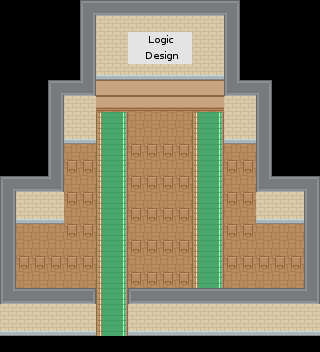

Below is a game level as drawn by its tile map, then a one-line description and the .tmx that defines it (tile-layer data replaced by summaries):
An orthogonal 20x22 tile map with 16x16 px tiles, 4 tile layers (Tile Layer 1, Tile Layer 2, Tile Layer 3, overlay), 4 tilesets and 61 objects (59x wall, player, NPC).

<map version="1.0" orientation="orthogonal" renderorder="right-down" width="20" height="22" tilewidth="16" tileheight="16" nextobjectid="69">
 <tileset firstgid="1" name="roguelikeIndoor_transparent" tilewidth="16" tileheight="16" spacing="1" tilecount="468" columns="26">
  <image source="../assets/roguelikeIndoor_transparent.png" width="457" height="305" />
 </tileset>
 <tileset firstgid="469" name="roguelikeCity_magenta" tilewidth="16" tileheight="16" spacing="1" tilecount="1036" columns="37">
  <image source="../assets/roguelikeCity_magenta.png" width="628" height="475" />
 </tileset>
 <tileset firstgid="1505" name="roguelikeSheet_transparent" tilewidth="16" tileheight="16" spacing="1" tilecount="1767" columns="57">
  <image source="../assets/roguelikeSheet_transparent.png" width="968" height="526" />
 </tileset>
 <tileset firstgid="3272" name="boards" tilewidth="16" tileheight="16" tilecount="56" columns="14">
  <image source="../assets/boards.png" width="224" height="64" />
 </tileset>
 <layer name="Tile Layer 1" width="20" height="22">
  <data>[440 cells, 294 non-empty, 3 distinct tile ids]</data>
 </layer>
 <layer name="Tile Layer 2" width="20" height="22">
  <data>[440 cells, 226 non-empty, 15 distinct tile ids]</data>
 </layer>
 <layer name="Tile Layer 3" width="20" height="22">
  <data>[440 cells, 10 non-empty, 9 distinct tile ids]</data>
 </layer>
 <objectgroup name="Obstacles">
  <object id="2" name="wall" x="48" y="80" width="16" height="64" />
  <object id="3" name="wall" x="80" y="0" width="160" height="16" />
  <object id="4" name="wall" x="256" y="80" width="16" height="64" />
  <object id="5" name="wall" x="256" y="144" width="16" height="64" />
  <object id="6" name="wall" x="48" y="144" width="16" height="64" />
  <object id="7" name="wall" x="16" y="176" width="32" height="32" />
  <object id="8" name="wall" x="272" y="176" width="32" height="32" />
  <object id="9" name="wall" x="304" y="176" width="16" height="160" />
  <object id="10" name="wall" x="0" y="176" width="16" height="160" />
  <object id="11" name="wall" x="16" y="320" width="80" height="16" />
  <object id="12" name="wall" x="128" y="320" width="176" height="16" />
  <object id="13" name="wall" x="80" y="16" width="16" height="64" />
  <object id="14" name="wall" x="224" y="16" width="16" height="64" />
  <object id="15" name="wall" x="64" y="80" width="32" height="48" />
  <object id="16" name="wall" x="96" y="336" width="32" height="16" />
  <object id="18" name="wall" x="96" y="16" width="128" height="48" />
  <object id="19" name="player" x="112" y="320" width="8" height="8">
   <properties>
    <property name="entrance" type="int" value="0" />
   </properties>
  </object>
  <object id="20" name="wall" x="132" y="144" width="8" height="8" />
  <object id="24" name="wall" x="148" y="144" width="8" height="8" />
  <object id="25" name="wall" x="164" y="144" width="8" height="8" />
  <object id="26" name="wall" x="180" y="144" width="8" height="8" />
  <object id="27" name="wall" x="180" y="176" width="8" height="8" />
  <object id="28" name="wall" x="164" y="176" width="8" height="8" />
  <object id="29" name="wall" x="148" y="176" width="8" height="8" />
  <object id="30" name="wall" x="132" y="176" width="8" height="8" />
  <object id="31" name="wall" x="68" y="160" width="8" height="8" />
  <object id="32" name="wall" x="180" y="208" width="8" height="8" />
  <object id="33" name="wall" x="84" y="192" width="8" height="8" />
  <object id="34" name="wall" x="244" y="192" width="8" height="8" />
  <object id="35" name="wall" x="68" y="192" width="8" height="8" />
  <object id="36" name="wall" x="84" y="160" width="8" height="8" />
  <object id="37" name="wall" x="228" y="192" width="8" height="8" />
  <object id="38" name="wall" x="244" y="160" width="8" height="8" />
  <object id="39" name="wall" x="164" y="240" width="8" height="8" />
  <object id="40" name="wall" x="148" y="240" width="8" height="8" />
  <object id="41" name="wall" x="132" y="240" width="8" height="8" />
  <object id="42" name="wall" x="244" y="224" width="8" height="8" />
  <object id="43" name="wall" x="84" y="224" width="8" height="8" />
  <object id="44" name="wall" x="68" y="224" width="8" height="8" />
  <object id="45" name="wall" x="228" y="224" width="8" height="8" />
  <object id="46" name="wall" x="164" y="208" width="8" height="8" />
  <object id="47" name="wall" x="148" y="208" width="8" height="8" />
  <object id="48" name="wall" x="132" y="208" width="8" height="8" />
  <object id="49" name="wall" x="164" y="272" width="8" height="8" />
  <object id="50" name="wall" x="180" y="240" width="8" height="8" />
  <object id="51" name="wall" x="148" y="272" width="8" height="8" />
  <object id="52" name="wall" x="180" y="272" width="8" height="8" />
  <object id="53" name="wall" x="132" y="272" width="8" height="8" />
  <object id="54" name="wall" x="292" y="256" width="8" height="8" />
  <object id="55" name="wall" x="20" y="256" width="8" height="8" />
  <object id="56" name="wall" x="276" y="256" width="8" height="8" />
  <object id="57" name="wall" x="260" y="256" width="8" height="8" />
  <object id="58" name="wall" x="244" y="256" width="8" height="8" />
  <object id="59" name="wall" x="228" y="256" width="8" height="8" />
  <object id="60" name="wall" x="84" y="256" width="8" height="8" />
  <object id="61" name="wall" x="68" y="256" width="8" height="8" />
  <object id="62" name="wall" x="52" y="256" width="8" height="8" />
  <object id="63" name="wall" x="36" y="256" width="8" height="8" />
  <object id="64" name="wall" x="148" y="144" width="8" height="8" />
  <object id="65" name="wall" x="228" y="160" width="8" height="8" />
  <object id="66" name="NPC" x="160" y="104" width="8" height="8">
   <properties>
    <property name="json" type="int" value="1" />
   </properties>
  </object>
 </objectgroup>
 <layer name="overlay" width="20" height="22">
  <data>[440 cells, 48 non-empty, 5 distinct tile ids]</data>
 </layer>
</map>
